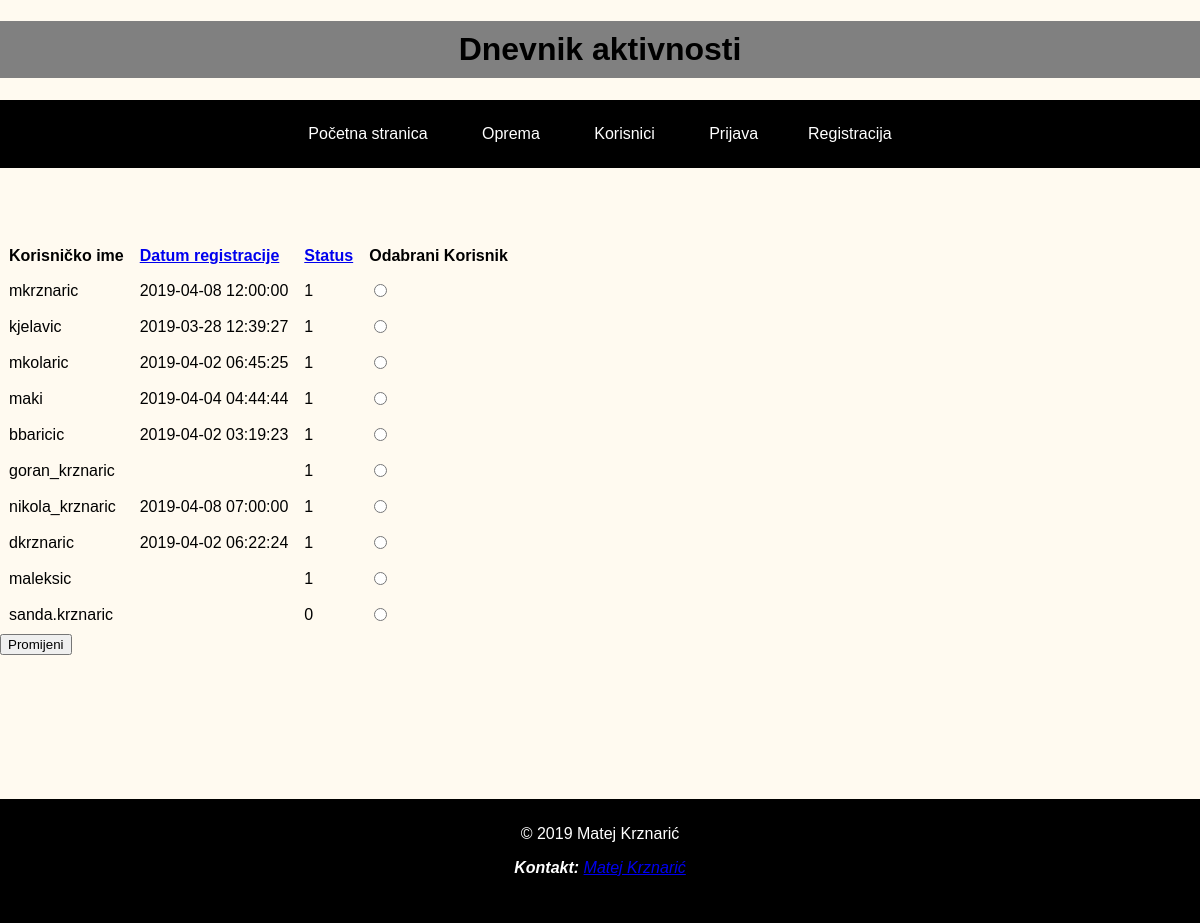
The app's page /webdip_projekt/otkljucavanje_blokiranje.php?order=status&&sort=DESC with its own data.
### tables this page shows
CREATE TABLE `korisnik` (
  `id_korisnik` int(11) NOT NULL,
  `ime` varchar(45) NOT NULL,
  `prezime` varchar(45) NOT NULL,
  `korisnicko_ime` varchar(45) NOT NULL,
  `lozinka` varchar(45) NOT NULL,
  `email` varchar(100) NOT NULL,
  `datum_vrijme_registracije` datetime DEFAULT NULL,
  `status` tinyint(4) NOT NULL,
  `uloga_id_uloga` int(11) NOT NULL
);

### webdip_projekt/sesija.class.php (called while the page is built, shortened)
<?php
class Sesija {
    static function dajKorisnika() {
        if (isset($_SESSION[self::KORISNIK])) {
            $korisnik[self::KORISNIK] = $_SESSION[self::KORISNIK];
            $korisnik[self::TIP] = $_SESSION[self::TIP];
        } else {
            return null;
        }
        return $korisnik;
    }
}

### webdip_projekt/baza.class.php (called while the page is built, shortened)
<?php
class Baza {
    private $veza = null;
    function spojiDB() {
        $this->veza = new mysqli(self::server, self::korisnik, self::lozinka, self::baza);
        $this->veza->set_charset("utf8");
        return $this->veza;
    }
    function selectDB($upit) {
        $rezultat = $this->veza->query($upit);
        return $rezultat;
    }
}
?>

### webdip_projekt/otkljucavanje_blokiranje.php (the view, shortened to what this page needs)
<?php
include ("./baza.class.php");
include("./sesija.class.php");
?>
<!DOCTYPE html>
<html lang="hr">
    <head>
        <link href="css/mkrznaric.css" rel="stylesheet" type="text/css">
        <link href="css/mkrznaric_480.css" rel="stylesheet" type="text/css">
        <link href="css/mkrznaric_ispis.css" media="print" rel="stylesheet" type="text/css">
        <link href="css/mkrznaric_800.css" rel="stylesheet" type="text/css">
        <link href="css/mkrznaric_1024.css" rel="stylesheet" type="text/css">
        <link href="css/mkrznaric_1800.css" rel="stylesheet" type="text/css">
        <link rel="stylesheet" type="text/css" href="https://cdn.datatables.net/s/dt/jq-2.1.4,dt-1.10.10/datatables.min.css"/>
    </head>
    <body>
        <header>
            <h1 id="pocetak_popis">Dnevnik aktivnosti</h1>
        </header>
        <nav>
            <ul class="nav">
                <li><a href="index.php">Početna stranica</a></li>
                <li><a href="oprema.php">Oprema</a></li>
                <li><a href="privatno/korisnici.php">Korisnici</a></li>
                <?php
                if (Sesija::dajKorisnika() == null) {
                    echo '<li><a href="prijava.php">Prijava</a></li>';
                    echo '<li><a href="registracija.php">Registracija</a></li>';
                } else if (Sesija::dajKorisnika() != null) {
                    if ($tip == "administrator") {
                        echo '<li><a href="odjava.php">Odjava</a></li>';
                        echo '<li><a href="dnevnik.php">Dnevnik aktivnosti</a></li>';
                        echo '<li><a href="VirtualTime.php">Virtualno vrijeme</a></li>';
                        echo '<li><a href="konfiguracija_sustava.php">Konfiguracija sustava</a></li>';
                        echo '<li><a href="otkljucavanje_blokiranje.php">Upravljanje korisnicima</a></li>';
                        echo '<li><a href="DodijeliModeratora.php">Dodijela moderatora</a></li>';
                        echo '<li><a href="NovaLokacija.php">Nova lokacija</a></li>';
                        echo '<li><a href="NovaOprema.php">Nova oprema</a></li>';
                    }
                    if ($tip == "moderator") {
                        echo '<li><a href="odjava.php">Odjava</a></li>';
                    }
                    if ($tip == "registrirani_korisnik") {
                        echo '<li><a href="odjava.php">Odjava</a></li>';
                    }
                }
                ?>
            </ul>
        </nav>
        <section id="sadrzajtablica">
            <br>
            <form id="promjenaStatusaKorisnika" novalidate method="post" name="promjenaStatusaKorisnika" action="otkljucavanje_blokiranje.php">
                <br>
                <br>
<?php
                $baza = new Baza();
                $baza->spojiDB();
                if (isset($_GET['order'])) {
                    $order = $_GET['order'];
                } else {
                    $order = 'status';
                }
                if (isset($_GET['sort'])) {
                    $sort = $_GET['sort'];
                } else {
                    $sort = 'ASC';
                }
                $upit = "SELECT *from korisnik ORDER BY $order $sort";
                $sort == 'DESC' ? $sort = 'ASC' : $sort = 'DESC';
                $rs = $baza->selectDB($upit);
                echo"<table id ='table_id'  class='display'>
    <thead>
                <tr>
                    <th class='zaglavlje'>Korisničko ime</th>
                    <th class='zaglavlje'><a href='?order=datum_vrijme_registracije&&sort=$sort'>Datum registracije</a></th>
                    <th class='zaglavlje'><a href='?order=status&&sort=$sort'>Status</a></th>
                        <th>Odabrani Korisnik</th>
                </tr>
                </thead>
                <tbody>";
                while ($row=$rs->fetch_assoc()) {
                    $naziv=$row['korisnicko_ime'];
                    $datum_vrijeme=$row['datum_vrijme_registracije'];
                    $status=$row['status'];
                    $id=$row['id_korisnik'];
                    echo "<tr>\n<td>$naziv</td>\n<td>$datum_vrijeme</td>\n<td>$status</td><td><input type='radio' name='radiobutton' value='".$id."'></td></tr>";
                }
                echo"</tbody></table>";
            ?>
                <input  type="submit" name="promijeni" id="promijeniUseruStatus" value="Promijeni">
                <br>
                <br>
                <br><br>
                <br>
            </form>
            <br>
            <br>
            <br>
            <br>
        </section>
        <footer id="kraj">
            <p>&copy; 2019 Matej Krznarić</p>
            <address><strong>Kontakt:</strong> <a href="mailto:mkrznaric@foi.hr">Matej Krznarić</a></address>
            <br>
            <br>
        </footer>
    </body>
</html>

### webdip_projekt/css/mkrznaric.css (style rules this page uses)
#pocetak_popis { width: auto; padding: 10px; text-align: center; background: gray; -webkit-animation: pozadina 5s infinite; animation: pozadina 5s infinite; }
body { background: floralwhite; color: black; font-family: "Arial"; margin: auto; overflow-x: hidden; }
.nav { background: black; color: white; list-style: none; text-align: center; padding: 25px 0 25px 0; }
.nav > li { display: inline-block; padding: 0 25px 0 25px; }
.nav > li > a { text-decoration: none; color: white; }
td, th { text-align: left; padding: 7px; }
#sadrzajtablica { overflow-x: hidden; }
#kraj { text-align: center; color: white; background: black; padding: 10px; width: auto; position: relative; }

### webdip_projekt/css/mkrznaric_1024.css (style rules this page uses)
@media only screen and (min-width: 1024px) { #pocetak_popis { width: auto; padding: 10px; text-align: center; background: gray; -webkit-animation: pozadina 5s infinite; animation: pozadina 5s infinite; } }
@media only screen and (min-width: 1024px) { body { background: floralwhite; color: black; font-family: "Arial"; margin: auto; overflow-x: hidden; } }
@media only screen and (min-width: 1024px) { .nav { background: black; color: white; list-style: none; text-align: center; padding: 25px 0 25px 0; } }
@media only screen and (min-width: 1024px) { .nav > li { display: inline-block; padding: 0 25px 0 25px; } }
@media only screen and (min-width: 1024px) { .nav > li > a { text-decoration: none; color: white; } }
@media only screen and (min-width: 1024px) { td, th { text-align: left; padding: 7px; } }
@media only screen and (min-width: 1024px) { #sadrzajtablica { overflow-x: hidden; } }
@media only screen and (min-width: 1024px) { #kraj { text-align: center; color: white; background: black; padding: 10px; width: auto; position: relative; } }

### records on screen
korisnik: korisnicko_ime "mkrznaric", datum_vrijme_registracije "2019-04-08 12:00:00", status "1"
korisnik: korisnicko_ime "kjelavic", datum_vrijme_registracije "2019-03-28 12:39:27", status "1"
korisnik: korisnicko_ime "mkolaric", datum_vrijme_registracije "2019-04-02 06:45:25", status "1"
korisnik: korisnicko_ime "maki", datum_vrijme_registracije "2019-04-04 04:44:44", status "1"
korisnik: korisnicko_ime "bbaricic", datum_vrijme_registracije "2019-04-02 03:19:23", status "1"
korisnik: korisnicko_ime "goran_krznaric", status "1"
korisnik: korisnicko_ime "nikola_krznaric", datum_vrijme_registracije "2019-04-08 07:00:00", status "1"
korisnik: korisnicko_ime "dkrznaric", datum_vrijme_registracije "2019-04-02 06:22:24", status "1"
korisnik: korisnicko_ime "maleksic", status "1"
korisnik: korisnicko_ime "sanda.krznaric", status "0"
